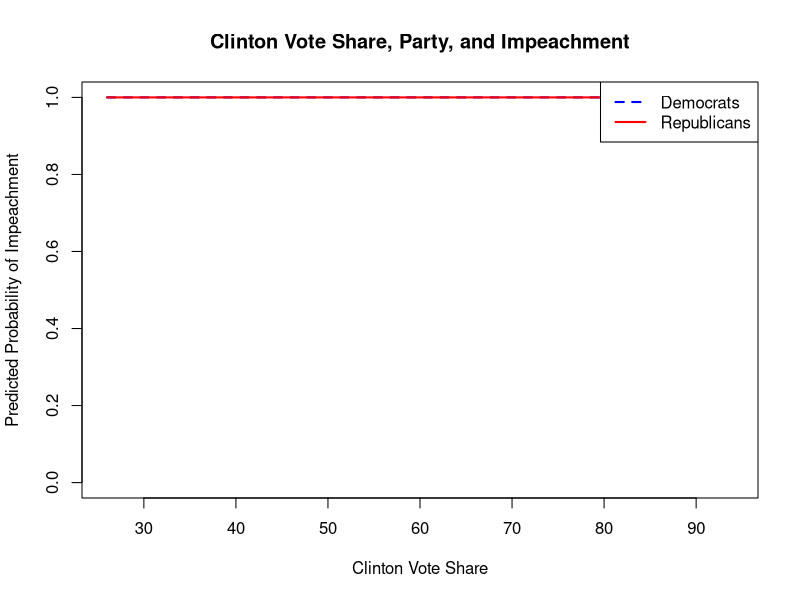

Write the R code that produced this figure.
## ---- chunk 1
knitr::opts_chunk$set(echo = TRUE)


## ---- chunk 2
dat <- read.csv('./data/impeach.csv')

library(dplyr)


# If the member didn't vote, I am assuming that they are not supporting the impeachment 
dat$votesum[is.na(dat$votesum)] <- 0

# I am assuming that if the member voted in support of any of the cause, they are supporting the impeachment
dat <- dat |> 
  mutate(impch = if_else(votesum > 0, 1, 0))
## ---- chunk 3
binreg <- function(X, y) {
  X <- cbind(1, X)  # Add intercept
  
  # Negative log-likelihood
  negLL <- function(b, X, y) { 
    p <- as.vector(1 / (1 + exp(-X %*% b))) 
    -sum(y * log(p) + (1 - y) * log(1 - p))
  }
  
  # Gradient of the log-likelihood
  gradient <- function(b, X, y) {
    p <- as.vector(1 / (1 + exp(-X %*% b))) 
    -t(X) %*% (y - p)
  }
  
  # Optimize
  results <- optim(
    par = rep(0, ncol(X)),
    fn = negLL,
    gr = gradient,  # Include gradient
    hessian = TRUE,
    method = "BFGS",
    X = X,
    y = y
  )
  
  # Return results
  list(
    coefficients = results$par,
    varcovariance = solve(results$hessian),
    deviance = 2 * results$value,
    converged = results$convergence == 0
  )
}
## ---- chunk 4
# Preparing the Data 

# Dropping NA
dat1 <- na.omit(dat)


predictors1 <- as.matrix(dat1[2:3])
target1 <- dat1$impch
## ---- chunk 5
# Fitting the model 
mlebin.fit <- binreg(predictors1, target1)
round(mlebin.fit$coefficients, 3)
## ---- chunk 6
# Calculating the Standard Error and build the summary table 
StdErr <- sqrt(diag(mlebin.fit$varcovariance))

logreg_table <- as.data.frame(cbind(mlebin.fit$coefficients, StdErr))
colnames(logreg_table) <- c('Coefficient','Std. Error')
rownames(logreg_table) <- c('(Intercept)','clint96','partyid')

logreg_table
## ---- chunk 7
# Calculating the likelihood function 

beta <- as.vector(mlebin.fit$coefficients)
mod_X <- cbind(1, predictors1)

negLL_fucntion <- function(b, X, y) { 
    p <- as.vector(1 / (1 + exp(-X %*% b))) 
    -sum(y * log(p) + (1 - y) * log(1 - p))
  }


negLL <- negLL_fucntion(beta, mod_X, target1)
## ---- chunk 8
# Calculating AIC

AIC <- 2*negLL + (2* 3)
AIC
## ---- chunk 9
# Calculating BIC

BIC <- 2*negLL + (3* log(length(dat1)))
BIC
## ---- chunk 10
glm_mod <- glm(impch ~ clint96 + partyid, family = binomial (link = 'logit'), data = dat1)
summary(glm_mod)
## ---- chunk 11
library(MASS)
library(ggplot2)
## ---- chunk 12
# To transform to probability function 
log_inv <- function(x) {
  1/ (1 + exp(-x))}

#Clinton’s vote share 
clint_vote <- seq(min(dat1$clint96), max(dat1$clint96), by = 0.1)

# Drawing 1000 coefficients 
simulated_betas <- mvrnorm(1000, coef(glm_mod), vcov(glm_mod))

# Democrat Party
demo <- t(cbind(1, 0, clint_vote))

# Republican Party
repub <- t(cbind(1, 1, clint_vote))


#Calculate predicted probability 
prob_demo <- log_inv(simulated_betas %*% demo)
prob_repub <- log_inv(simulated_betas %*% repub)


prob_demo <- apply(prob_demo, 2, quantile, c(0.025, 0.5, 0.975)) # 95% CI and median 
prob_repub <- apply(prob_repub, 2, quantile, c(0.025, 0.5, 0.975)) # 95% CI and median
               
## ---- chunk 13
# Basic Plot Setup
plot(
  clint_vote, prob_demo[2, ],  # Median probability for Democrats
  type = "n",  # Do not plot points/lines yet
  ylim = c(0, 1),  # Ensure the y-axis range is appropriate for probabilities
  xlab = "Clinton Vote Share",
  ylab = "Predicted Probability of Impeachment",
  main = "Clinton Vote Share, Party, and Impeachment"
)

# Add Confidence Interval (CI) Shaded Areas
polygon(
  x = c(clint_vote, rev(clint_vote)),
  y = c(prob_demo[1, ], rev(prob_demo[3, ])),  # 2.5th and 97.5th percentiles for Democrats
  col = rgb(0.8, 0.8, 1, 0.5),  # Light blue with transparency
  border = NA
)

polygon(
  x = c(clint_vote, rev(clint_vote)),
  y = c(prob_repub[1, ], rev(prob_repub[3, ])),  # 2.5th and 97.5th percentiles for Republicans
  col = rgb(1, 0.8, 0.8, 0.5),  # Light red with transparency
  border = NA
)

# Add Median Probability Lines
lines(clint_vote, prob_demo[2, ], col = "blue", lwd = 2, lty = 2)  # Democrats: Dashed line
lines(clint_vote, prob_repub[2, ], col = "red", lwd = 2)           # Republicans: Solid line

# Add Legend
legend(
  "topright", 
  legend = c("Democrats", "Republicans"),
  col = c("blue", "red"),
  lty = c(2, 1),
  lwd = 2
)

## ---- chunk 14
sessionInfo()
